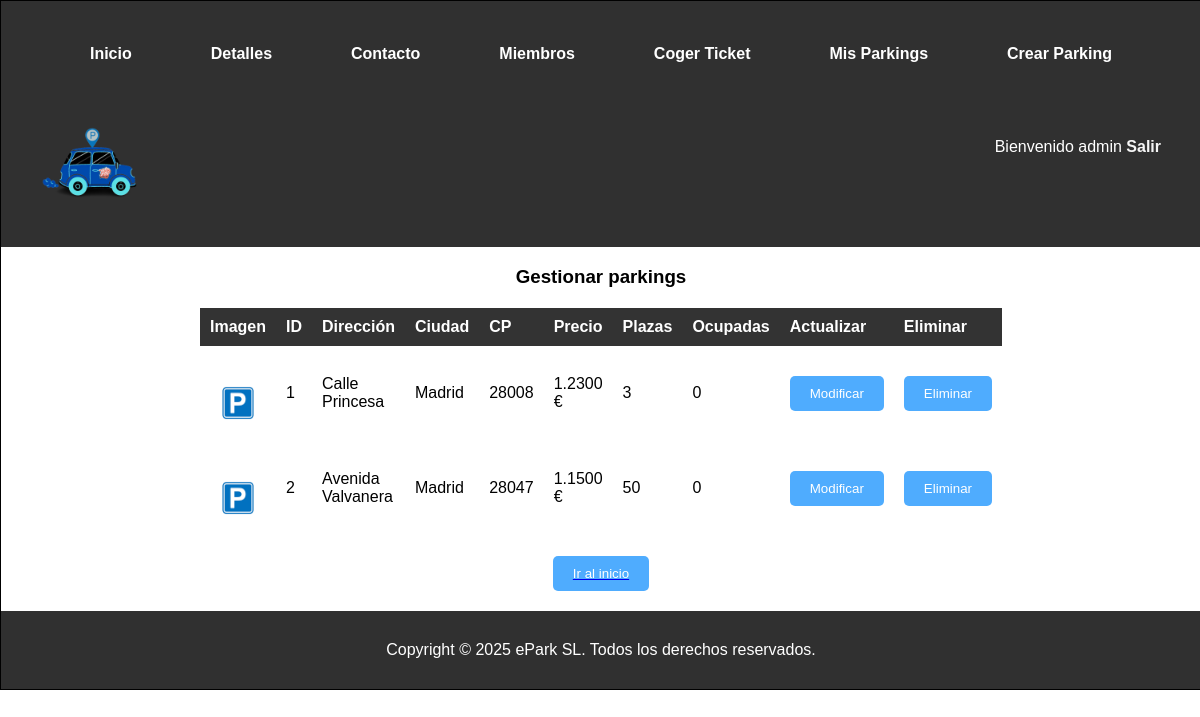
The page /misParkings.php (signed in) on the database its author committed.
### tables this page shows
CREATE TABLE `Parking` (
  `id` int(10) NOT NULL AUTO_INCREMENT,
  `dni` varchar(9) NOT NULL,
  `dir` varchar(100) NOT NULL,
  `ciudad` varchar(100) NOT NULL,
  `CP` decimal(5,0) NOT NULL,
  `precio` decimal(5,4) NOT NULL,
  `nPlazas` int(11) NOT NULL,
  `img` varchar(100),
  PRIMARY KEY (`id`),
  CONSTRAINT `crearUsuario` FOREIGN KEY (`dni`) REFERENCES `Usuario` (`dni`) ON DELETE CASCADE ON UPDATE CASCADE,
  UNIQUE KEY `parkingCiudad` (`dir`, `ciudad`)
);

### includes/clases/parking/ParkingDAO.php (called while the page is built, shortened)
<?php
class ParkingDAO extends DAO {
    public function getAll() {
        $parkings = [];
        $conn = Aplicacion::getInstance()->getConexionBd();
        $query = "SELECT * FROM Parking";
        $result = $conn->query($query);
        while ($row = $result->fetch_assoc()) {
            $parkings[] = new TOParking(
                $row['id'] ?? null,
                $row['dni'] ?? null,
                $row['precio'] ?? null,
                $row['dir'] ?? null,
                $row['ciudad'] ?? null,
                $row['CP'] ?? null,
                $row['nPlazas'] ?? null,
                $row['img'] ?? null
            );
        }
        return $parkings;
    }
}
?>

### includes/clases/parking/SAParking.php (called while the page is built, shortened)
<?php
class SAParking{
    public static function mostrarParkings() {
        $daoParking = ParkingDAO::getSingleton();
        return $daoParking->getAll();
    }
}
?>

### includes/clases/administracionParkings/gestionAdmin.php (called while the page is built, shortened)
<?php
class gestionAdmin extends administrarParking
{
    protected function getParkings($dni){
        return SAParking::mostrarParkings();
    }
}
?>

### includes/config.php (called while the page is built, shortened)
<?php
spl_autoload_register(function ($class) {
    $prefix = 'es\\ucm\\fdi\\aw\\ePark\\';
    $base_dirs = [
        __DIR__ . '/',
        __DIR__ . '/clases/',
        __DIR__ . '/clases/login/',
        __DIR__ . '/clases/parking/',
        __DIR__ . '/clases/ticket/',
        __DIR__ . '/clases/usuario/',
        __DIR__ . '/clases/cogerTicket/',
        __DIR__ . '/clases/administracionParkings/',
        __DIR__ . '/utils/',
        __DIR__ . '/vistas/comun/'
    ];
    $len = strlen($prefix);
    $relative_class = substr($class, $len);
    $file_path = str_replace('\\', '/', $relative_class) . '.php';
    foreach ($base_dirs as $base_dir) {
        $file = $base_dir . $file_path;
        if (file_exists($file)) {
            return;
        }
    }
});
?>

### includes/clases/parking/TOParking.php (called while the page is built, shortened)
<?php
class TOParking {
    private $dir;
    private $ciudad;
    private $CP;
    private $precio;
    private $n_plazas;
    private $img;
    public function __construct($id, $dni, $precio, $dir, $ciudad, $CP, $n_plazas, $img=null) {
        $this->dir = $dir;
        $this->ciudad = $ciudad;
        $this->CP = $CP;
        $this->precio = $precio;
        $this->n_plazas = $n_plazas;
        $this->img = $img;
    }
    public function getDir() { return $this->dir; }
    public function getCiudad() { return $this->ciudad; }
    public function getCP() { return $this->CP; }
    public function getPrecio() { return $this->precio; }
    public function getNPlazas() { return $this->n_plazas; }
    public function getImg() { return $this->img; }
}
?>

### includes/clases/ticket/TicketDAO.php (called while the page is built, shortened)
<?php
class TicketDAO extends DAO{
    public function ocupacion($id){
        $conn = Aplicacion::getInstance()->getConexionBd();
        $query="SELECT COUNT(*) FROM Ticket WHERE idParking=?";
        $stmt = $conn->prepare($query);
        $stmt->bind_param("i",$id);
        $stmt->execute();
        $stmt->bind_result($num);
        return $num;
    }
}
?>

### includes/clases/ticket/SATicket.php (called while the page is built, shortened)
<?php
class SATicket{
    public static function plazasOcupadas($id){
        $daoTicket = TicketDAO::getSingleton();
        return $daoTicket->ocupacion($id);
    }
}
?>

### includes/clases/administracionParkings/administrarParking.php (the view, shortened to what this page needs)
<?php
class administrarParking extends formBase
{
    private $dni;
    public function __construct($dni)
    {
        $this->dni = $dni;
    }
    protected function CreateFields($datos)
    {
        $parkings = $this->getParkings($this->dni);
        if(empty($parkings)) {
            $html = <<<EOF
                <p>No hay parkings registrados</p>
            EOF;
        }
        else {
            $html = <<<EOF
            <table>
                <tr>
                    <th>Imagen</th>
                    <th>ID</th>
                    <th>Dirección</th>
                    <th>Ciudad</th>
                    <th>CP</th>
                    <th>Precio</th>
                    <th>Plazas</th>
                    <th>Ocupadas</th>
                    <th>Actualizar</th>
                    <th>Eliminar</th>
                </tr>
            EOF;
            foreach ($parkings as $parking) {
                $id = htmlspecialchars($parking->getId());
                $dir = htmlspecialchars($parking->getDir());
                $ciudad = htmlspecialchars($parking->getCiudad());
                $precio = htmlspecialchars($parking->getPrecio());
                $nPlazas = htmlspecialchars($parking->getNPlazas());
                $imgPath = (!empty($parking->getImg()) && file_exists($parking->getImg())) ? $parking->getImg() : "img/default.png";
                $img = htmlspecialchars($imgPath);
                $ocupadas = htmlspecialchars(SATicket::plazasOcupadas($id));
                $cp = htmlspecialchars($parking->getCP());
                $html .= <<<EOF
                <tr>
                    <td><img src="{$img}" alt="Imagen del parking"></td>
                    <td>{$id}</td>
                    <td>{$dir}</td>
                    <td>{$ciudad}</td>
                    <td>{$cp}</td>
                    <td>{$precio} €</td>
                    <td>{$nPlazas}</td>
                    <td>{$ocupadas}</td>
                    <td><button type="button" onclick="window.location.href='modificarParking.php?id={$id}'">Modificar</button></td>
                    <td><button type="submit" name="id" value="{$id}">Eliminar</button></td>
                </tr>
                EOF;
            }
            $html .= "</table>";
        }
        $htmlinicio = <<<EOF
            <a href="index.php">
                <button type="button">Ir al inicio</button>
            </a>
        EOF;
        return $html .= $htmlinicio;
    }
}

### CSS/estilo.css (style rules this page uses)
html,body { font-family: Arial, sans-serif; margin: 0px; background-color: white; justify-content: center; align-items: center; text-align: center; }
button { display:block; margin: 20px auto; padding: 10px 20px; background: #4facfe; color: white; border: none; border-radius: 5px; cursor:pointer; }
table { width: 90%; max-width: 800px; margin: 20px auto; border-collapse: collapse; background: #fff; }
th { background-color: #333; color: #fff; }
th, td { padding: 10px; text-align: justify; }
img { display: block; margin: 20px auto 0; max-width: 80%; height: auto; }

### rows shown on the page
parking: id "1", dir "Calle Princesa", ciudad "Madrid", CP "28008", precio "1.2300", nPlazas "3", ocupadas "0"
parking: id "2", dir "Avenida Valvanera", ciudad "Madrid", CP "28047", precio "1.1500", nPlazas "50", ocupadas "0"

### other values the page prints
$_SESSION['nombre'] "admin"
